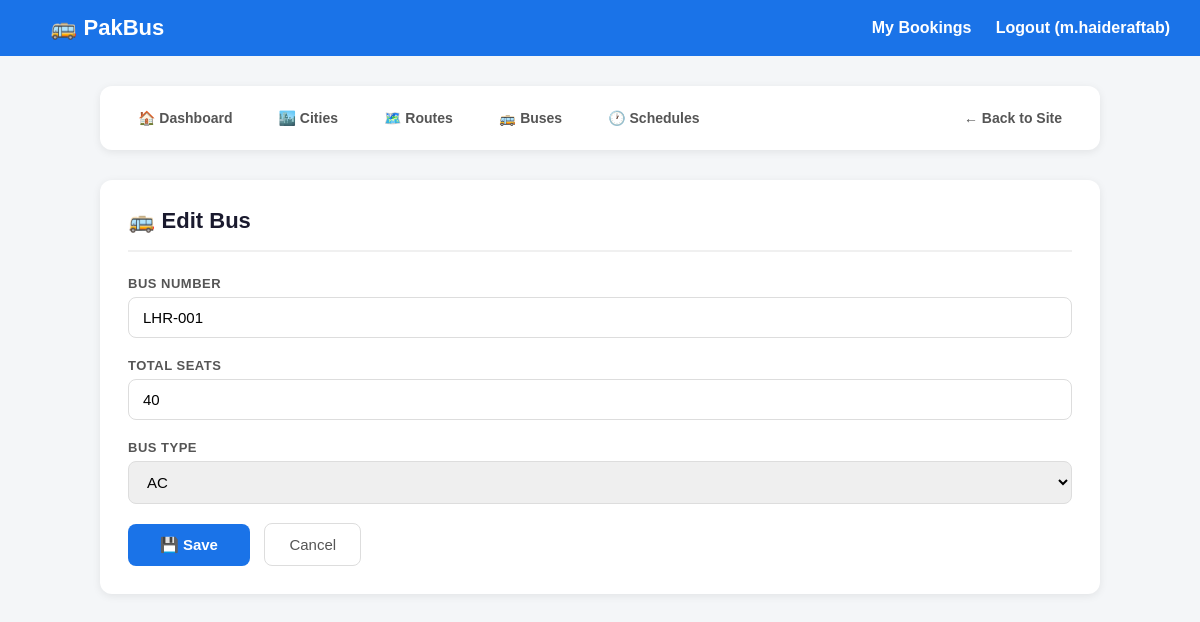
Page /manage/buses/edit/1/ (signed in) on the committed database.
### buses/models.py (models this page shows, shortened)
class Bus(models.Model):
    BUS_TYPES = [
        ('AC', 'AC'),
        ('Non-AC', 'Non-AC'),
        ('Sleeper', 'Sleeper'),
    ]
    bus_number  = models.CharField(max_length=20)
    total_seats = models.IntegerField()
    bus_type    = models.CharField(max_length=20, choices=BUS_TYPES)

### management/views.py (the view)
# urls.py: path('buses/edit/<int:pk>/',     views.bus_edit,       name='bus_edit'),
@staff_member_required
def bus_edit(request, pk):
    bus = get_object_or_404(Bus, pk=pk)
    if request.method == 'POST':
        bus.bus_number  = request.POST.get('bus_number')
        bus.total_seats = request.POST.get('total_seats')
        bus.bus_type    = request.POST.get('bus_type')
        bus.save()
        return redirect('bus_list')
    return render(request, 'management/bus_form.html', {'action': 'Edit', 'obj': bus})

### templates/management/bus_form.html (shortened to what this page needs)
{% extends 'management/base_manage.html' %}
{% block manage_content %}
<div class="manage-card">
    <div class="manage-header">
        <h2>🚌 {{ action }} Bus</h2>
    </div>
    <form method="POST">
        <div class="form-group">
            <label>Bus Number</label>
            <input type="text" name="bus_number" value="{{ obj.bus_number }}" placeholder="e.g. LHR-001" required />
        </div>
        <div class="form-group">
            <label>Total Seats</label>
            <input type="number" name="total_seats" value="{{ obj.total_seats }}" placeholder="e.g. 40" required />
        </div>
        <div class="form-group">
            <label>Bus Type</label>
            <select name="bus_type" required>
                <option value="AC"      {% if obj.bus_type == 'AC' %}selected{% endif %}>AC</option>
            </select>
        </div>
        <button type="submit" class="btn-save">💾 Save</button>
        <a href="/manage/buses/" class="btn-cancel">Cancel</a>
    </form>
</div>
{% endblock %}

### templates/base.html (shortened to what this page needs)
{% load static %}
<!DOCTYPE html>
<html lang="en">
<head>
    <link rel="stylesheet" href="{% static 'css/base.css' %}">
</head>
<body>
    <nav>
        <a href="/" class="brand">🚌 PakBus</a>
        <div>
            {% if user.is_authenticated %}
                <a href="/book/my/">My Bookings</a>
                <a href="/users/logout/">Logout ({{ user.username }})</a>
            {% else %}
                <a href="/users/login/">Login</a>
                <a href="/users/register/">Register</a>
            {% endif %}
        </div>
    </nav>
    <div class="container">
        {% block content %}{% endblock %}
    </div>
</body>
</html>

### static/css/base.css (style rules this page uses)
* { margin: 0; padding: 0; box-sizing: border-box; }
body { font-family: Arial, sans-serif; background: #f4f6f8; color: #333; }
nav { background: #1a73e8; padding: 15px 30px; display: flex; justify-content: space-between; align-items: center; }
nav a { color: white; text-decoration: none; margin-left: 20px; font-weight: bold; }
nav .brand { font-size: 22px; }
.container { max-width: 1100px; margin: 30px auto; padding: 0 20px; }
input, select { padding: 10px; border: 1px solid #ccc; border-radius: 6px; font-size: 15px; }

### templates/management/base_manage.html (style rules this page uses)
.manage-card { background: white; border-radius: 12px; padding: 28px; box-shadow: 0 2px 8px rgba(0,0,0,0.08); }
.manage-header { display: flex; justify-content: space-between; align-items: center; margin-bottom: 24px; padding-bottom: 16px; border-bottom: 2px solid #f0f0f0; }
.manage-header h2 { font-size: 22px; color: #1a1a2e; }
.form-group { margin-bottom: 20px; }
.form-group label { display: block; font-size: 13px; font-weight: bold; color: #555; margin-bottom: 6px; text-transform: uppercase; letter-spacing: 0.5px; }
.form-group input, .form-group select { width: 100%; padding: 11px 14px; border: 1px solid #ddd; border-radius: 8px; font-size: 15px; outline: none; transition: border-color 0.2s; }
.btn-save { background: #1a73e8; color: white; padding: 12px 32px; border: none; border-radius: 8px; font-size: 15px; font-weight: bold; cursor: pointer; transition: background 0.2s; }
.btn-cancel { background: white; color: #555; padding: 12px 24px; border: 1px solid #ddd; border-radius: 8px; font-size: 15px; text-decoration: none; margin-left: 10px; }

### rows in the picture
Bus: bus_number "LHR-001", total_seats "40", bus_type "AC"

### other values in the picture
{{ user.username }} "m.haideraftab"
{{ action }} "Edit"
